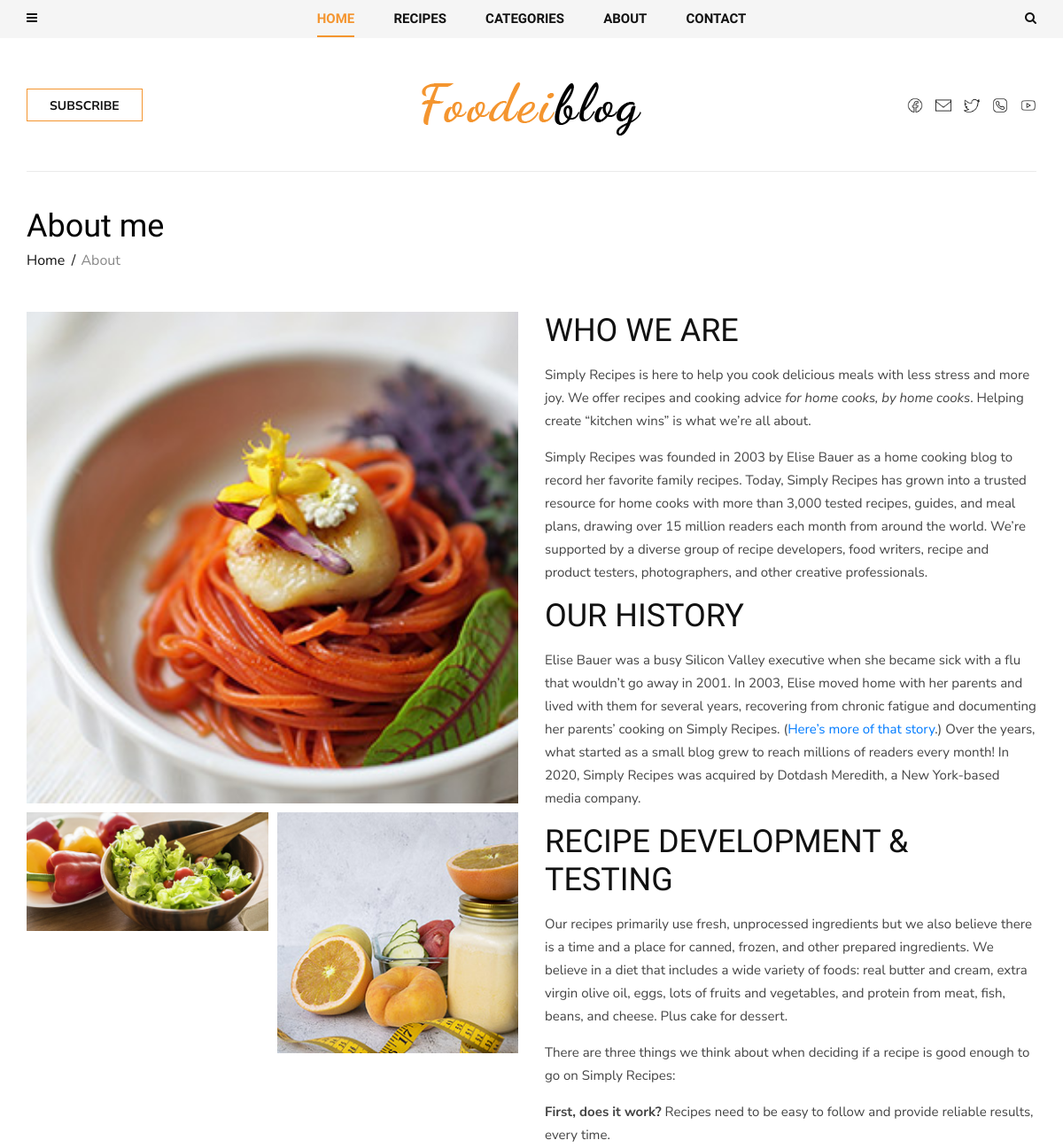
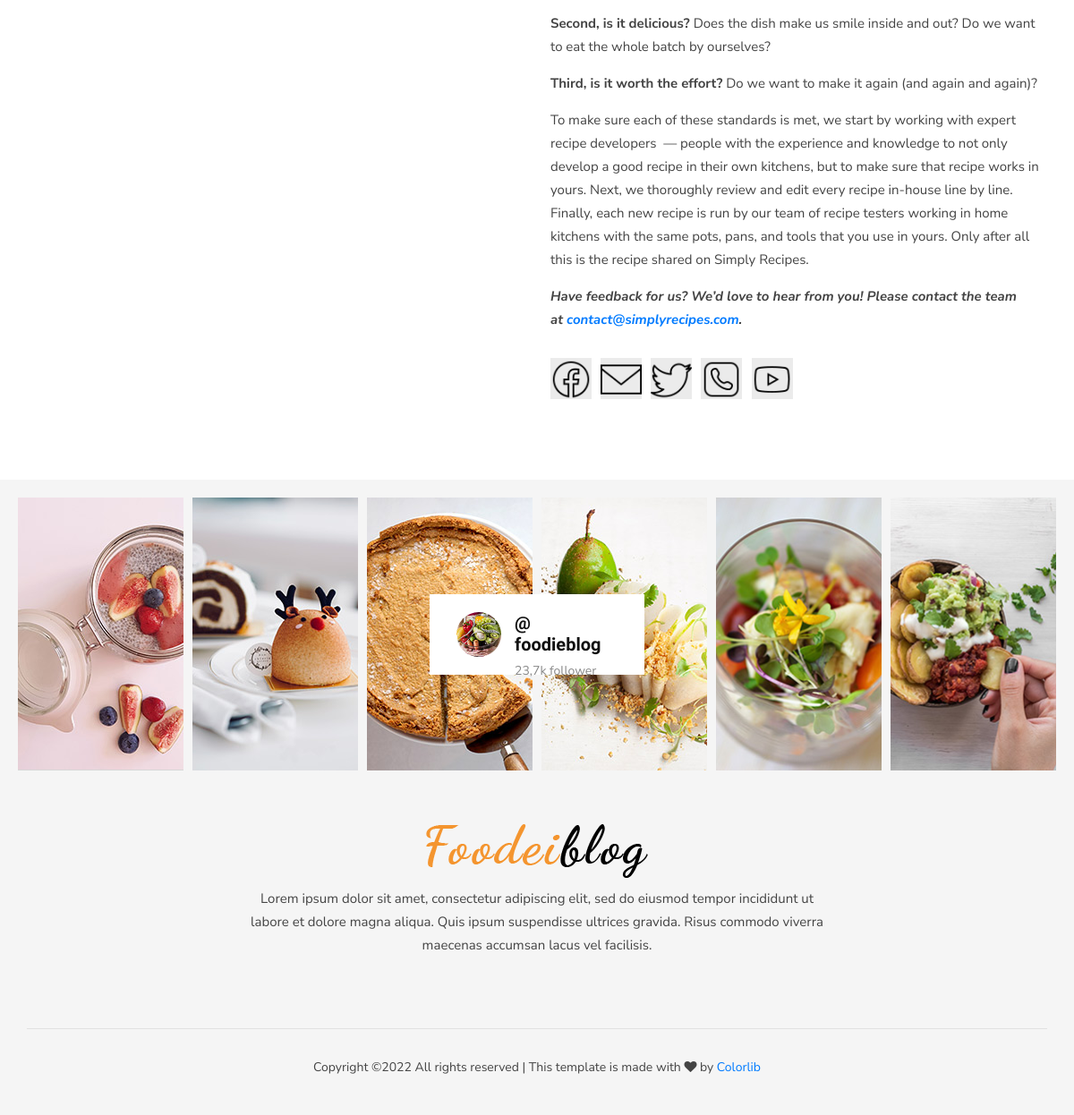
The page /about/ on the database its author committed (2 pictures, top to bottom).
### contact/models.py (models this page shows, shortened)
class Social(models.Model):
    icon = models.FileField(upload_to='icons/')
    name = models.CharField(max_length=200)
    link = models.URLField()

class About(models.Model):
    name = models.CharField(max_length=50, default='')
    text = RichTextField()
    mini_text = RichTextField()
    def get_first_image(self):
        item = self.about_images.first()
        return item.img.url
    def get_images(self):
        return self.about_images.order_by('id')[1:]

class ImageAbout(models.Model):
    img = models.ImageField(upload_to='about/')
    page = models.ForeignKey(About, on_delete=models.CASCADE, related_name="about_images")
    alt = models.CharField(max_length=100)

### contact/views.py (the view)
# urls.py: path('about/', views.AboutView.as_view(),  name="about"),
class AboutView(View):
    def get(self, request):
        about = About.objects.last()
        return render(request, 'contact/about.html', {'about': about})

### blog/models.py (called while the page is built)
    def get_absolute_url(self):
        return reverse("post_single", kwargs={"slug": self.category.slug, "post_slug": self.slug})

### blog/templatetags/menu_tags.py (called while the page is built)
def get_all_categories():
    return Category.objects.all()

@register.inclusion_tag('blog/include/tags/top_menu.html')
def get_categories():
    category = get_all_categories()
    return {"list_category": category}

@register.inclusion_tag('blog/include/tags/recipes_tag.html')
def get_last_posts():
    posts = Post.objects.select_related("category").order_by("id")[:5]
    return {"list_last_post": posts}

### contact/templatetags/social_tags.py (called while the page is built)
@register.simple_tag()
def get_social_links():
    return Social.objects.all()

### templates/contact/about.html
{% extends 'base.html' %}
{% load social_tags %}
{% block content %}
<section class="about spad">
    <div class="container">
        <div class="about__text">
            <div class="row">
                <div class="col-lg-12">
                    <div class="breadcrumb__text">
                        <h2>About me</h2>
                        <div class="breadcrumb__option">
                            <a href="#">Home</a>
                            <span>About</span>
                        </div>
                    </div>
                </div>
            </div>
            <div class="row">
                <div class="col-lg-6">
                    <div class="about__pic__item__large">
                        <img src="{{ about.get_first_image }}" alt="">
                    </div>
                    <div class="about__pic">
                        {% for item in about.get_images %}
                        <div class="about__pic__item">
                            <img src="{{ item.img.url }}" alt="{{ item.alt }}">
                        </div>
                        {% endfor %}
                    </div>
                </div>
                <div class="col-lg-6">
                    <div class="about__right__text">
                        {{ about.text|safe }}
                        <div class="about__right__text__social">
                            {% get_social_links as social_links %}
                            {% for item in social_links %}
                                <a href="{{ item.link }}"><img src="{{ item.icon.url }}"></a>
                            {% endfor %}
                        </div>
                    </div>
                </div>
            </div>
        </div>
    </div>
</section>
{% endblock content %}

### templates/header.html
{% load social_tags cache %}
{% cache 5000 header %}
<header class="header">
        <div class="header__top">
            <div class="container">
                <div class="row">
                    <div class="col-lg-2 col-md-1 col-6 order-md-1 order-1">
                        <div class="header__humberger">
                            <i class="fa fa-bars humberger__open"></i>
                        </div>
                    </div>
                    <div class="col-lg-8 col-md-10 order-md-2 order-3">
                        {% include 'blog/include/top_nav.html' %}
                    </div>
                    <div class="col-lg-2 col-md-1 col-6 order-md-3 order-2">
                        <div class="header__search">
                            <i class="fa fa-search search-switch"></i>
                        </div>
                    </div>
                </div>
            </div>
        </div>
        <div class="container">
            <div class="row">
                <div class="col-lg-3 col-md-3">
                    <div class="header__btn">
                        <a href="./signin.html" class="primary-btn">Subscribe</a>
                    </div>
                </div>
                <div class="col-lg-6 col-md-6">
                    <div class="header__logo">
                        <a href="./index.html"><img src="img/logo.png" alt=""></a>
                    </div>
                </div>
                <div class="col-lg-3 col-md-3">
                    <div class="header__social">
                        {% get_social_links as social_links %}
                            {% for item in social_links %}
                                <a href="{{ item.link }}"><img style="width: 18px" src="{{ item.icon.url }}"></a>
                            {% endfor %}
                    </div>
                </div>
            </div>
        </div>
    </header>
{% endcache %}

### static/css/style.css (style rules this page uses)
html, body { height: 100%; font-family: "Nunito Sans", sans-serif; -webkit-font-smoothing: antialiased; }
h1, h2, h3, h4, h5, h6 { margin: 0; color: #111111; font-weight: 400; font-family: "Unna", serif; }
h2 { font-size: 36px; }
p { font-size: 14px; font-family: "Nunito Sans", sans-serif; color: #444444; font-weight: 400; line-height: 26px; margin: 0 0 15px 0; }
img { max-width: 100%; }
.spad { padding-top: 100px; padding-bottom: 100px; }
.primary-btn { display: inline-block; font-size: 14px; padding: 8px 25px 6px; color: #111111; text-transform: uppercase; font-weight: 700; border: 1px solid #f4952f; }
.header__top { background: #f5f5f5; }
.header__humberger { font-size: 14px; color: #111111; padding: 10px 0 11px; }
.header__humberger i { cursor: pointer; }
.header__search { font-size: 14px; color: #111111; text-align: right; padding: 10px 0 11px; }
.header__search i { cursor: pointer; }
.header__btn { padding: 57px 0 56px; }
.header__logo { padding: 50px 0 40px; text-align: center; }
.header__logo a { display: inline-block; }
.header__social { text-align: right; padding: 63px 0; }
.header__social a { font-size: 14px; color: #111111; display: inline-block; margin-right: 10px; }
.header__social a:last-child { margin-right: 0; }
.breadcrumb__text { margin-bottom: 46px; }
.breadcrumb__text h2 { color: #000000; margin-bottom: 5px; }
.breadcrumb__text .breadcrumb__option a { display: inline-block; font-size: 16px; color: #111111; margin-right: 14px; position: relative; }
.breadcrumb__text .breadcrumb__option a:after { position: absolute; right: -12px; top: 0; content: "/"; }
.breadcrumb__text .breadcrumb__option span { font-size: 16px; color: #888888; }
.about { padding-bottom: 90px; padding-top: 0; }
.about__pic { margin-right: -10px; }
.about__pic__item__large { margin-bottom: 10px; }
.about__pic__item__large img { min-width: 100%; }
.about__pic__item { width: calc(50% - 10px); float: left; margin-right: 10px; margin-bottom: 10px; }
.about__pic__item img { min-width: 100%; }
.about__text { border-top: 1px solid #ebebeb; padding-top: 40px; }
.about__right__text h2 { text-transform: uppercase; margin-bottom: 15px; }
.about__right__text p { font-size: 15px; }
.about__right__text .about__right__text__social { margin-top: 30px; }
.about__right__text .about__right__text__social a { display: inline-block; font-size: 14px; color: #444444; background: #ebebeb; height: 46px; width: 46px; margin-right: 6px; line-height: 46px; text-align: center; }
.about__right__text .about__right__text__social a:last-child { margin-right: 0; }
@media only screen and (min-width: 1200px) { .container { max-width: 1170px; } }

### rows shown on the page
Social: icon (picture)
Social: icon (picture)
Social: icon (picture)
Social: icon (picture)
Social: icon (picture)
About: get_first_image (picture), text "WHO WE ARE Simply Recipes is here to help you cook delicious meals with less stress and more joy. We offer recipes and cooking advice for home cooks, by home cooks . Helping create “kitchen wins” is what we’re all about. Simply Recipes was founded in 2003 by Elise Bauer as a home cooking blog to record her favorite family recipes. Today, Simply Recipes has grown into a trusted resource for home cooks with more than 3,000 tested recipes, guides, and meal plans, drawing over 15 million readers each month from around the world. We’re supported by a diverse group of recipe developers, food writers, recipe and product testers, photographers, and other creative professionals. OUR HISTORY Elise…"
ImageAbout: img (picture)
ImageAbout: img (picture)
